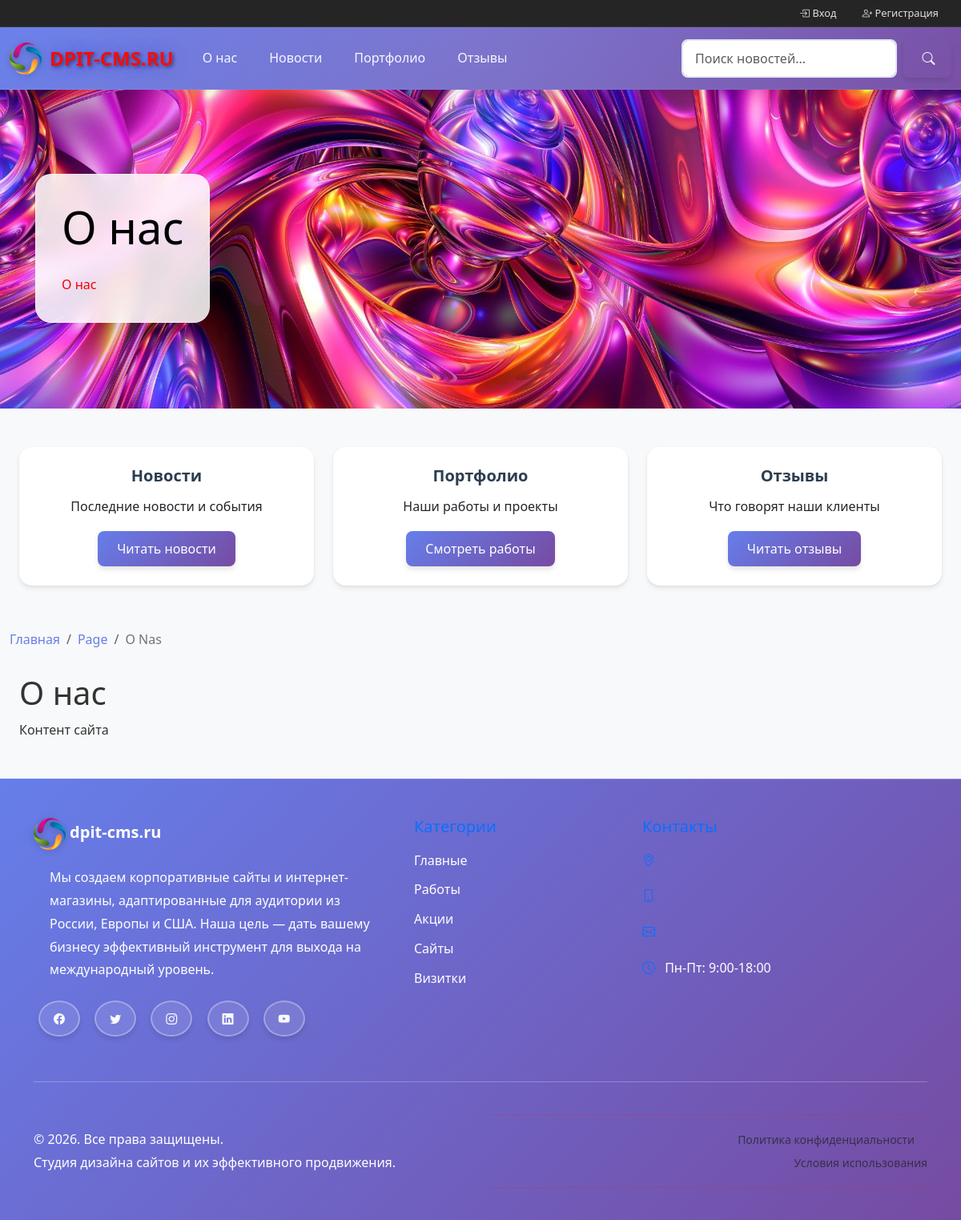
/page/o-nas/, run on the app's committed database.
### main/models.py (models this page shows, shortened)
class ActiveModel(models.Model):
    is_active = models.BooleanField(default=True, verbose_name="Активно")
    class Meta:
        abstract = True

class SEOModel(models.Model):
    meta_title = models.CharField(
        max_length=200,
        verbose_name="Мета заголовок",
        blank=True,
        help_text="Заголовок страницы для поисковых систем."
    )
    meta_keywords = models.CharField(
        max_length=200,
        verbose_name="Ключевые слова",
        blank=True,
        help_text="Ключевые слова через запятую."
    )
    meta_description = models.CharField(
        max_length=255,
        verbose_name="Мета описание",
        blank=True,
        help_text="Краткое описание для поисковых систем."
    )
    class Meta:
        abstract = True

class SiteSettings(ActiveModel, SEOModel):
    site_title = models.CharField(max_length=200, verbose_name="Название сайта")
    """
    Название сайта, отображаемое в заголовках страниц и интерфейсе.
    """
    site_slogan = models.CharField(max_length=30, verbose_name="Слоган")
    """
    Краткий слоган сайта, может использоваться в шапке или рекламных блоках.
    """
    site_description = models.TextField(verbose_name="Описание сайта")
    """
    Полное текстовое описание сайта, применяемое в мета-тегах и на страницах.
    """
    site_email = models.EmailField(max_length=20, verbose_name="Электронная почта")
    """
    Основной email для связи с администраторами сайта.
    """
    site_phone_1 = models.CharField(max_length=11, verbose_name="Телефон 1")
    """
    Первый контактный телефон (например, основной номер поддержки).
    """
    site_phone_2 = models.CharField(max_length=11, verbose_name="Телефон 2")
    """
    Второй контактный телефон (дополнительный или альтернативный номер).
    """
    site_address = models.CharField(max_length=200, verbose_name="Адрес")
    """
    Адрес сайта, отображаемый в контактах.
    """
    content = HTMLField(verbose_name="Контент", default="<p>Контент сайта</p>")
    """
    Основной HTML-контент сайта, может использоваться на главной странице
    или в других общих блоках. По умолчанию содержит заглушку.
    """
    logo = models.ImageField(upload_to=RenameUploadTo("logos/"), verbose_name="Логотип")
    """
    Логотип сайта. Загружается в папку 'logos/'. Отображается в шапке сайта.
    """
    favicon = models.ImageField(upload_to=RenameUploadTo("favicons/"), verbose_name="Фавикон")
    """
    Фавикон сайта — маленькая иконка, отображаемая в браузерной вкладке.
    Загружается в папку 'favicons/'.
    """
    fon_haeders = models.ImageField(upload_to=RenameUploadTo("fon_haeders/"), verbose_name="Фон шапки")
    """
    Фон шапки. Загружается в папку 'fon_haeders/'. Отображается в шапке сайта.
    """
    site_domain = models.CharField(
        max_length=200,
        verbose_name="Домен сайта",
        blank=True,
        null=True,
        help_text="Домен сайта для отображения в шапке (например, dpit-cms.ru). Если не указан, будет использоваться текущий хост.",
    )
    """
    Домен сайта для отображения в шапке. Если не указан, используется текущий хост.
    """
    class Meta:
        verbose_name = "Настройки сайта"
        verbose_name_plural = "Настройки сайта"

class TimestampModel(models.Model):
    created_at = models.DateTimeField(auto_now_add=True, verbose_name="Дата создания")
    updated_at = models.DateTimeField(auto_now=True, verbose_name="Дата обновления")
    class Meta:
        abstract = True

class Page(ActiveModel, TimestampModel, SEOModel):
    title = models.CharField(
        max_length=200,
        verbose_name="Заголовок страницы",
        help_text="Введите заголовок страницы, отображаемый в браузере и на сайте.",
    )
    """
    Заголовок страницы. Отображается в интерфейсе и может использоваться в шаблонах.
    """
    slug = models.SlugField(
        unique=True,
        verbose_name="URL",
        help_text="Уникальный идентификатор страницы в URL (например, 'about-us').",
    )
    """
    Уникальный слаг для формирования читаемого URL страницы.
    Должен быть уникальным по всей системе.
    """
    content = HTMLField(
        verbose_name="Контент",
        default="<p>Контент сайта</p>",
        help_text="Основной контент страницы с поддержкой HTML-разметки.",
    )
    """
    Основное содержимое страницы с поддержкой HTML.
    Редактируется через визуальный редактор (например, CKEditor).
    """
    show_in_menu = models.BooleanField(
        default=True,
        verbose_name="Показывать в меню",
        help_text="Определите, будет ли страница отображаться в основном меню сайта.",
    )
    """
    Флаг отображения страницы в навигационном меню.
    """
    order = models.IntegerField(
        default=0,
        verbose_name="Порядок",
        help_text="Определяет порядок сортировки страниц в меню и списке.",
    )
    """
    Порядковый номер для сортировки страниц. Чем меньше значение — тем выше в списке.
    """
    logo = models.ImageField(
        upload_to=RenameUploadTo("page_logos/"),
        verbose_name="Логотип страницы",
        blank=True,
        null=True,
        help_text="Логотип, ассоциированный с данной страницей. Отображается в шапке или футере.",
    )
    """
    Изображение логотипа, привязанное к странице. Опционально.
    Загружается в папку 'page_logos/'.
    """
    fon_headers = models.ImageField(
        upload_to=RenameUploadTo("fon_headers/"),
        verbose_name="Фон шапки страницы",
        blank=True,
        null=True,
        help_text="Фон, ассоциированный с данной страницей. Отображается в шапке или футере.",
    )
    """
    Изображение фона шапки, привязанное к странице. Опционально.
    Загружается в папку 'fon_headers/'.
    """
    class Meta:
        verbose_name = "Страница"
        verbose_name_plural = "Страницы"
        ordering = ["order", "title"]

### news/models.py (models this page shows, shortened)
class NewsCategory(ActiveModel, SEOModel, HeaderModel):
    name = models.CharField(max_length=100, verbose_name="Название")
    slug = models.SlugField(unique=True, verbose_name="URL")
    logo = models.ImageField(upload_to=RenameUploadTo("news/categories/"), verbose_name="Логотип")
    description = models.TextField(verbose_name="Описание")
    content = HTMLField(verbose_name="Описание на странице", default="<p>Описание</p>")
    order = models.IntegerField(default=0, verbose_name="Порядок")
    class Meta:
        verbose_name = "Категория новостей"
        verbose_name_plural = "Категории новостей"
        ordering = ["order", "name"]

### main/views.py (the view)
# urls.py: path("page/<slug:slug>/", views.page_detail, name="page_detail"),
def page_detail(request, slug):
    page = get_object_or_404(Page, slug=slug, is_active=True)
    return render(request, "main/page_detail.html", {"page": page})

### main/templates/main/page_detail.html (shortened to what this page needs)
{% extends 'base.html' %}
{% load static %}
{% block content %}
<div class="container">
    <div class="row">
        <div class="col-12">
            <h1>{{ page.title }}</h1>
            <div class="ckeditor-content">
                {{ page.content|safe }}
            </div>
        </div>
    </div>
</div>
{% endblock %}

### templates/header.html (shortened to what this page needs)
<div class="user-top-bar">
    <div class="container-fluid d-flex justify-content-end align-items-center">
        <ul class="nav">
            {% if user.is_authenticated %}
                <li class="nav-item d-none d-md-block">
                    <span class="nav-link disabled text-white-50">
                        <i class="bi bi-person-circle"></i> {{ user.get_full_name|default:user.username }}
                    </span>
                </li>
                <li class="nav-item">
                    <a class="nav-link" href="{% url 'accounts:profile' %}">
                        <i class="bi bi-person"></i> <span class="d-none d-sm-inline">Кабинет</span>
                    </a>
                </li>
                <li class="nav-item">
                    <a class="nav-link" href="{% url 'tickets:list' %}">
                        <i class="bi bi-ticket-perforated"></i> <span class="d-none d-sm-inline">Тикеты</span>
                    </a>
                </li>
                <li class="nav-item">
                    <a class="nav-link" href="{% url 'tickets:create' %}">
                        <i class="bi bi-plus-circle"></i> <span class="d-none d-sm-inline">Новый тикет</span>
                    </a>
                </li>
                {% if user.is_staff %}
                <li class="nav-item">
                    <a class="nav-link text-primary fw-bold" href="/admin/">
                        <i class="bi bi-cpu-fill"></i> <span class="d-none d-sm-inline">Админ</span>
                    </a>
                </li>
                {% endif %}
                <li class="nav-item">
                    <a class="nav-link" href="{% url 'accounts:logout' %}">
                        <i class="bi bi-box-arrow-right"></i> <span class="d-none d-sm-inline">Выход</span>
                    </a>
                </li>
            {% else %}
                <li class="nav-item">
                    <a class="nav-link" href="{% url 'accounts:login' %}">
                        <i class="bi bi-box-arrow-in-right"></i> Вход
                    </a>
                </li>
                <li class="nav-item">
                    <a class="nav-link" href="{% url 'accounts:register' %}">
                        <i class="bi bi-person-plus"></i> Регистрация
                    </a>
                </li>
            {% endif %}
        </ul>
    </div>
</div>
<nav class="navbar navbar-expand-lg navbar-dark bg-dark fixed-top thin-lines-gradient">
    <div class="container-fluid">
        <a class="navbar-brand" href="{% url 'main:home' %}">
            {% if site_settings and site_settings.logo %}
                <img src="{{ site_settings.logo.url }}" alt="{{ site_settings.site_title }}" height="40">
            {% else %}
                {{ site_settings.site_title|default:"DPIT-CMS" }}
            {% endif %}
            <strong class="domain multi-shadow">
                {% if site_settings and site_settings.site_domain %}
                    {{ site_settings.site_domain }}
                {% else %}
                    {{ request.get_host|cut:":4234"|cut:":8000" }}
                {% endif %}
            </strong>
        </a>
        <div class="collapse navbar-collapse" id="navbarNav">
            <ul class="navbar-nav me-auto">
                {% for page in menu_pages %}
                <li class="nav-item">
                    <a class="nav-link" href="{% url 'main:page_detail' page.slug %}">{{ page.title }}</a>
                </li>
                {% endfor %}
                <li class="nav-item">
                    <a class="nav-link" href="{% url 'news:list' %}">Новости</a>
                </li>
                <li class="nav-item">
                    <a class="nav-link" href="{% url 'portfolio:list' %}">Портфолио</a>
                </li>
                <li class="nav-item">
                    <a class="nav-link" href="{% url 'reviews:list' %}">Отзывы</a>
                </li>
            </ul>
            <form class="d-flex" action="{% url 'news:search' %}" method="get">
                <input class="form-control me-2" type="search" name="q" placeholder="Поиск новостей..." aria-label="Search" value="{{ request.GET.q|default:'' }}">
                <button class="btn btn-outline-light" type="submit">
                    <i class="bi bi-search"></i>
                </button>
            </form>
        </div>
    </div>
</nav>

### templates/logo_p.html
    <div class="row">
        <div class="col-12 text-left logo-container" {% if header_data.image %}style="background-image: url('{{ header_data.image }}');"{% endif %}>
            <div class="logo-inform-div">
                <h1 class="display-4 mb-4">{{ header_data.title }}</h1>
                {% if header_data.description %}
                  <div class="sl_1">{{ header_data.description|safe }}</div>
                {% endif %}
            </div>
        </div>
    </div>

### templates/footer.html (shortened to what this page needs)
<footer class="footer text-white pt-5 pb-4 thin-lines-gradient">
    <div class="container">
        <div class="row">
            <div class="col-lg-5 col-md-6 mb-4">
                <div class="footer-brand mb-3">
                    <h3 class="text-primary fw-bold">
                        <a class="navbar-brand footer_pr_link" href="{% url 'main:home' %}">
                            {% if site_settings and site_settings.logo %}
                                <img src="{{ site_settings.logo.url }}" alt="{{ site_settings.site_title }}" height="40">
                                {% if site_settings.site_domain %}
                                    {{ site_settings.site_domain }}
                                {% else %}
                                    {{ request.get_host|cut:":4234"|cut:":8000" }}
                                {% endif %}
                            {% else %}
                                {{ site_settings.site_title|default:"DPIT-CMS" }}
                            {% endif %}
                        </a>
                    </h3>
                </div>
                <p class="footer_content_op text-muted mb-4">
                    {{ site_settings.meta_description|safe }}
                </p>
                <div class="social-links">
                    <a href="#" class="btn btn-outline-light btn-sm me-2 mb-2">
                        <i class="bi bi-facebook"></i>
                    </a>
                    <a href="#" class="btn btn-outline-light btn-sm me-2 mb-2">
                        <i class="bi bi-twitter"></i>
                    </a>
                    <a href="#" class="btn btn-outline-light btn-sm me-2 mb-2">
                        <i class="bi bi-instagram"></i>
                    </a>
                    <a href="#" class="btn btn-outline-light btn-sm me-2 mb-2">
                        <i class="bi bi-linkedin"></i>
                    </a>
                    <a href="#" class="btn btn-outline-light btn-sm me-2 mb-2">
                        <i class="bi bi-youtube"></i>
                    </a>
                </div>
            </div>
            <div class="col-lg-3 col-md-6 mb-4">
                <h5 class="text-primary mb-3 footer_pr_link">Категории</h5>
                <ul class="list-unstyled">
                    {% for category in categories|slice:":5" %}
                    <li class="mb-2">
                        <a href="{% url 'news:by_category' category.slug %}" class="footer_pr_link text-muted text-decoration-none">
                            {{ category.name }}
                        </a>
                    </li>
                    {% endfor %}
                </ul>
            </div>
            <div class="col-lg-4 col-md-6 mb-4">
                <h5 class="text-primary mb-3">Контакты</h5>
                <ul class="list-unstyled">
                    <li class="mb-3">
                        <i class="bi bi-geo-alt text-primary me-2"></i>
                    </li>
                    <li class="mb-3">
                        <i class="bi bi-phone text-primary me-2"></i>
                    </li>
                    <li class="mb-3">
                        <i class="bi bi-envelope text-primary me-2"></i>
                    </li>
                    <li class="mb-3">
                        <i class="bi bi-clock text-primary me-2"></i>
                        <span class="footer-text-contacts">Пн-Пт: 9:00-18:00</span>
                    </li>
                </ul>
            </div>
        </div>
        <hr class="my-4 bg-secondary">
        <div class="row align-items-center">
            <div class="col-md-6 text-center text-md-start">
                <p class="text-muted mb-0 footer_copyrator">
                    &copy; {% now "Y" %}. Все права защищены. <br>
                    {{ site_settings.site_title|default:"DPIT-CMS" }}
                </p>
            </div>
            <div class="col-md-6 text-center text-md-end">
                <div class="footer-links">
                    <hr>
                    <a href="#" class="text-muted text-decoration-none me-3 small">
                        Политика конфиденциальности
                    </a><br>
                    <a href="#" class="text-muted text-decoration-none small">
                        Условия использования
                    </a>
                    <hr>
                </div>
            </div>
        </div>
    </div>
</footer>

### data on the page
SiteSettings: logo (picture), site_domain "DPIT-CMS.RU", site_domain "dpit-cms.ru", meta_description "Мы создаем корпоративные сайты и интернет-магазины, адаптированные для аудитории из России, Европы и США. Наша цель — дать вашему бизнесу эффективный инструмент для выхода на международный уровень.", site_title "Студия дизайна сайтов и их эффективного продвижения."
Page: title "О нас", description "О нас", content "Контент сайта"
NewsCategory: name "Главные"
NewsCategory: name "Работы"
NewsCategory: name "Акции"
NewsCategory: name "Сайты"
NewsCategory: name "Визитки"

### other printed values
{{ breadcrumb.title }} "Главная" "Page"
{{ breadcrumb.title }} "O Nas"
